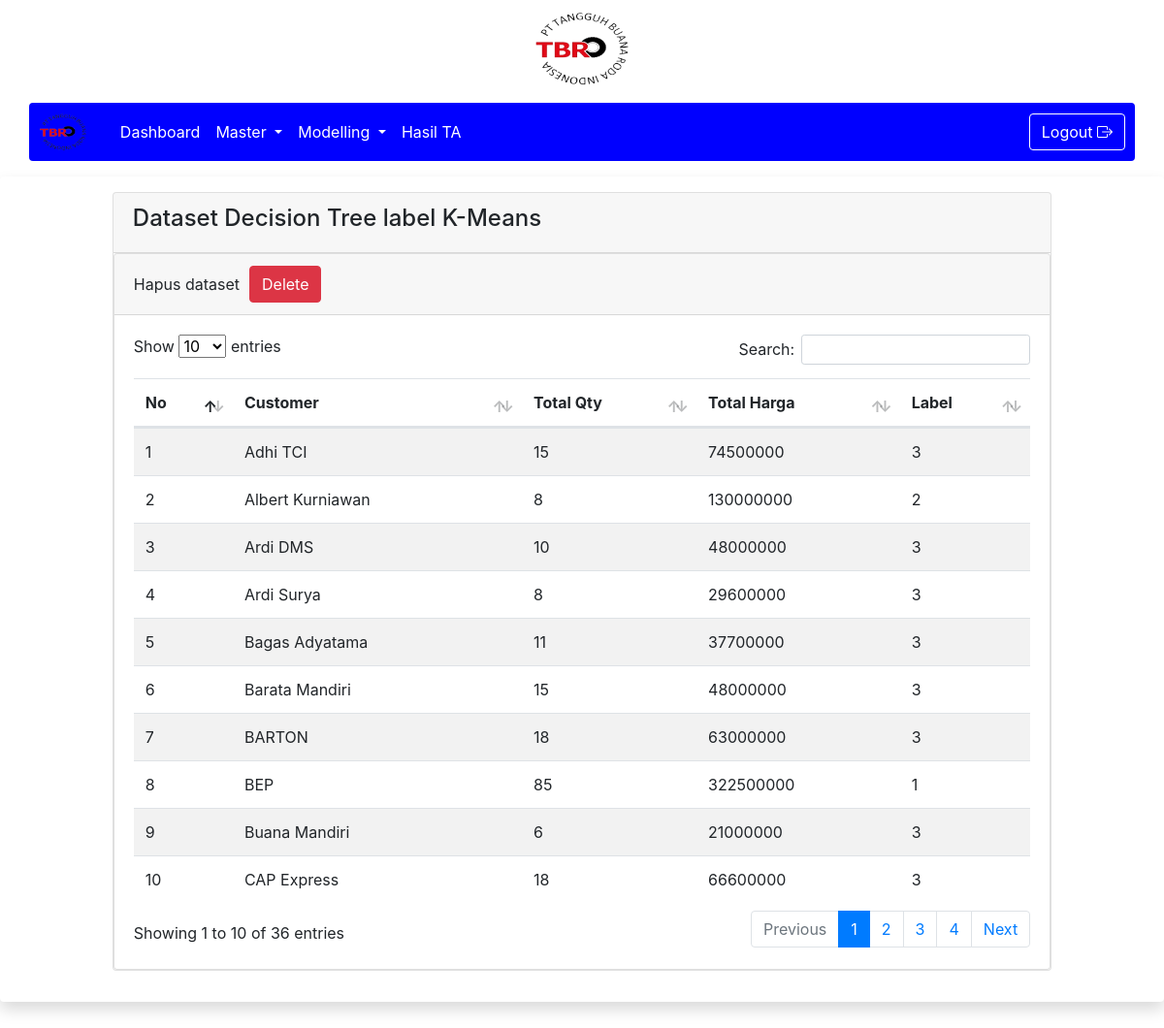
Screenshot of /1/dataset_dt.php (signed in) with the database file from the repository.
### tables this page shows
CREATE TABLE `dataset_dt` (
  `id_dt` int(11) NOT NULL,
  `customer` varchar(50) NOT NULL,
  `total_qty` int(11) NOT NULL,
  `total_harga` bigint(20) NOT NULL,
  `label` int(11) NOT NULL
);

### 1/dataset_dt.php (the view, shortened to what this page needs)
<!DOCTYPE html>
<html lang="en">
<head>
    <link rel="stylesheet" href="https://cdn.jsdelivr.net/npm/bootstrap@4.6.2/dist/css/bootstrap.min.css"
>
    <link rel="stylesheet" href="../assets/css/dataTables.bootstrap5.min.css" />
    <link rel="stylesheet"
        href="https://cdnjs.cloudflare.com/ajax/libs/bootstrap-icons/1.10.0/font/bootstrap-icons.min.css">
</head>
<body>
    <?php
    include 'navbar.php';
    ?>
    <div class="shadow p-3 mb-5 bg-white rounded">
        <div class="row justify-content-center">
            <div class="col-md-10 mb-3">
                <div class="card">
                    <div class="card-header">
                        <h4>Dataset Decision Tree label K-Means</h4>
                    </div>
                    <div class="card">
                        <div class="card-header">
                            <form action="proses/prosesformdt.php" post="GET">
                                <div class="form-row align-items-center">
                                    <div class="col-auto">
                                        <label for="hapus" class="col-form-label">Hapus dataset</label>
                                    </div>
                                    <div class="col-auto">
                                        <button type="submit" name="hapus" id="hapus" class="btn btn-danger">Delete</button>
                                    </div>
                                </div>
                            </form>
                        </div>
                        <div class="card-body">
                            <div class="table-responsive">
                                <table id="example" class="table table-striped data-table" style="width: 100%">
                                    <thead>
                                        <tr>
                                            <th>No</th>
                                            <th>Customer</th>
                                            <th>Total Qty</th>
                                            <th>Total Harga</th>
                                            <th>Label</th>
                                        </tr>
                                    </thead>
                                    <tbody>
                                        <?php
                                        $query = "SELECT * FROM dataset_dt";
                                        $sql = mysqli_query($GLOBALS['conn'], $query);
                                        if (mysqli_num_rows($sql) > 0) {
                                            while ($data = mysqli_fetch_array($sql)) {
                                                ?>
                                                <tr>
                                                    <td>
                                                        <?php
                                                        echo $data['id_dt'];
                                                        ?>
                                                    </td>
                                                    <td>
                                                        <?php
                                                        echo $data['customer'];
                                                        ?>
                                                    </td>
                                                    <td>
                                                        <?php
                                                        echo $data['total_qty'];
                                                        ?>
                                                    </td>
                                                    <td>
                                                        <?php
                                                        echo $data['total_harga'];
                                                        ?>
                                                    </td>
                                                    <td>
                                                        <?php
                                                        echo $data['label'];
                                                        ?>
                                                    </td>
                                                </tr>
                                                <?php
                                            }
                                        }
                                        ?>
                                    </tbody>
                                </table>
                            </div>
                        </div>
                    </div>
                </div>
            </div>
        </div>
</body>
</html>

### rows the page displays
dataset_dt: id_dt "1", customer "Adhi TCI", total_qty "15", total_harga "74500000", label "3"
dataset_dt: id_dt "2", customer "Albert Kurniawan", total_qty "8", total_harga "130000000", label "2"
dataset_dt: id_dt "3", customer "Ardi DMS", total_qty "10", total_harga "48000000", label "3"
dataset_dt: id_dt "4", customer "Ardi Surya", total_qty "8", total_harga "29600000", label "3"
dataset_dt: id_dt "5", customer "Bagas Adyatama", total_qty "11", total_harga "37700000", label "3"
dataset_dt: id_dt "6", customer "Barata Mandiri", total_qty "15", total_harga "48000000", label "3"
dataset_dt: id_dt "7", customer "BARTON", total_qty "18", total_harga "63000000", label "3"
dataset_dt: id_dt "8", customer "BEP", total_qty "85", total_harga "322500000", label "1"
dataset_dt: id_dt "9", customer "Buana Mandiri", total_qty "6", total_harga "21000000", label "3"
dataset_dt: id_dt "10", customer "CAP Express", total_qty "18", total_harga "66600000", label "3"
